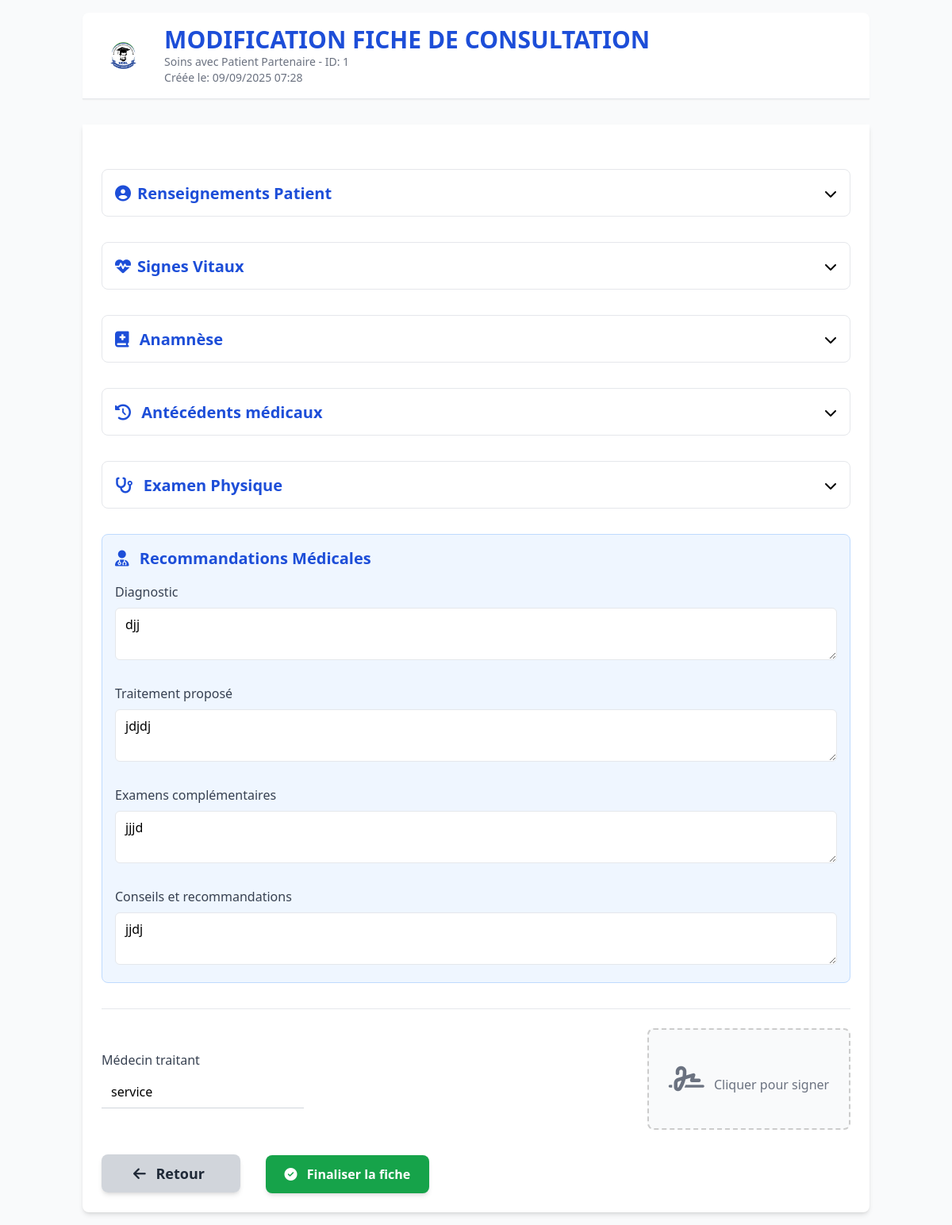
Page /consultation/patient/1/modifier/ (signed in) on the earlier database version.
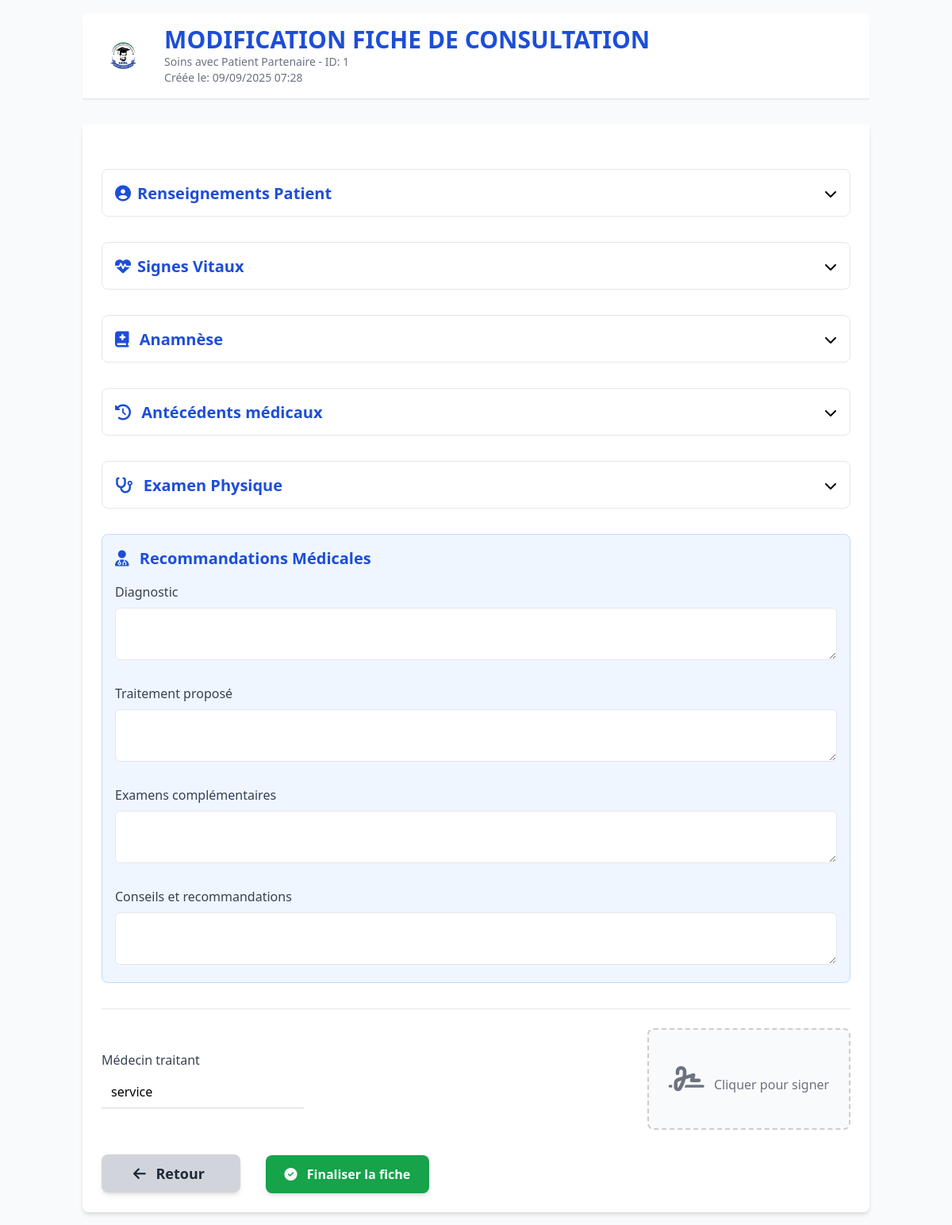
Same page on the later database version.
### chat/models.py (models this page shows, shortened)
class FicheConsultation(models.Model):
    class EtatCivil(models.TextChoices):
        CELIBATAIRE = "Célibataire", "Célibataire"
        MARIE = "Marié(e)", "Marié(e)"
        DIVORCE = "Divorcé(e)", "Divorcé(e)"
        VEUF = "Veuf(ve)", "Veuf(ve)"
    nom_hopital = models.CharField(max_length=100, blank=True, null=True)
    nom = models.CharField(max_length=100)
    postnom = models.CharField(max_length=100)
    prenom = models.CharField(max_length=100)
    date_naissance = models.DateField()
    age = models.IntegerField()
    sexe = models.CharField(max_length=10, choices=[("M", "Masculin"), ("F", "Féminin")], null=True)
    telephone = models.CharField(max_length=30)
    etat_civil = models.CharField(max_length=30, choices=EtatCivil.choices, default=EtatCivil.CELIBATAIRE)
    occupation = models.CharField(max_length=100)
    avenue = models.CharField(max_length=100)
    quartier = models.CharField(max_length=100)
    commune = models.CharField(max_length=100)
    contact_nom = models.CharField(max_length=100)
    contact_telephone = models.CharField(max_length=30)
    contact_adresse = models.CharField(max_length=255)
    date_consultation = models.DateField(auto_now_add=True)
    heure_debut = models.TimeField(blank=True, null=True)
    heure_fin = models.TimeField(blank=True, null=True)
    numero_dossier = models.CharField(max_length=50, unique=True, blank=True)
    user = models.ForeignKey(CustomUser, on_delete=models.CASCADE, related_name="fiches", null=True, blank=True)
    temperature = models.FloatField(help_text="Température en °C", null=True, blank=True)
    spo2 = models.IntegerField(help_text="Saturation en oxygène (%)", null=True, blank=True)
    poids = models.FloatField(help_text="Poids en kg", null=True, blank=True)
    tension_arterielle = models.CharField(max_length=20, help_text="Ex: 120/80", null=True, blank=True)
    pouls = models.IntegerField(help_text="Pouls (battements/minute)", null=True, blank=True)
    frequence_respiratoire = models.IntegerField(help_text="FR (mouvements/minute)", null=True, blank=True)
    patient = models.BooleanField(default=True, help_text="Le patient est-il présent ?")
    proche = models.BooleanField(default=False, help_text="Un proche est-il présent ?")
    soignant = models.BooleanField(default=False, help_text="Un soignant est-il présent ?")
    medecin = models.BooleanField(default=False, help_text="Un médecin est-il présent ?")
    autre = models.BooleanField(default=False, help_text="Un autre intervenant est-il présent ?")
    proche_lien = models.CharField(max_length=100, blank=True, null=True)
    soignant_role = models.CharField(max_length=100, blank=True, null=True)
    autre_precisions = models.CharField(max_length=100, blank=True, null=True)
    motif_consultation = models.TextField(blank=True, null=True)
    histoire_maladie = models.TextField(blank=True, null=True)
    maison_medicaments = models.BooleanField(default=False, help_text="Des médicaments sont-ils pris à la maison ?")
    pharmacie_medicaments = models.BooleanField(
        default=False, help_text="Des médicaments sont-ils pris à la pharmacie ?"
    )
    centre_sante_medicaments = models.BooleanField(
        default=False, help_text="Des médicaments sont-ils pris au centre de santé ?"
    )
    hopital_medicaments = models.BooleanField(default=False, help_text="Des médicaments sont-ils pris à l'hôpital ?")
    medicaments_non_pris = models.BooleanField(default=False, help_text="Des médicaments n'ont-ils pas été pris ?")
    details_medicaments = models.TextField(blank=True, null=True)
    cephalees = models.BooleanField(default=False, blank=True, null=True, help_text="Le patient a-t-il des céphalées ?")
    vertiges = models.BooleanField(default=False, blank=True, null=True, help_text="Le patient a-t-il des vertiges ?")
    palpitations = models.BooleanField(
        default=False, blank=True, null=True, help_text="Le patient a-t-il des palpitations ?"
    )
    troubles_visuels = models.BooleanField(
        default=False, blank=True, null=True, help_text="Le patient a-t-il des troubles visuels ?"
    )
    nycturie = models.BooleanField(default=False, blank=True, null=True, help_text="Le patient a-t-il des nycturies ?")
    hypertendu = models.BooleanField(default=False)
    diabetique = models.BooleanField(default=False)
    epileptique = models.BooleanField(default=False)
    trouble_comportement = models.BooleanField(default=False)
    gastritique = models.BooleanField(default=False)
    class Frequence(models.TextChoices):
        NON = "non", "Non"
        RAREMENT = "rarement", "Rarement"
        SOUVENT = "souvent", "Souvent"
        TRES_SOUVENT = "tres_souvent", "Très souvent"
    tabac = models.CharField(max_length=20, choices=Frequence.choices, default=Frequence.NON)
    alcool = models.CharField(max_length=20, choices=Frequence.choices, default=Frequence.NON)
    activite_physique = models.CharField(max_length=20, choices=Frequence.choices, default=Frequence.RAREMENT)
    activite_physique_detail = models.TextField(blank=True, null=True)
    alimentation_habituelle = models.TextField(blank=True, null=True)
    allergie_medicamenteuse = models.BooleanField(default=False)
    medicament_allergique = models.CharField(max_length=255, blank=True, null=True)
    familial_drepanocytaire = models.BooleanField(default=False)
    familial_diabetique = models.BooleanField(default=False)
    familial_obese = models.BooleanField(default=False)
    familial_hypertendu = models.BooleanField(default=False)
    familial_trouble_comportement = models.BooleanField(default=False)
    lien_pere = models.BooleanField(default=False)
    lien_mere = models.BooleanField(default=False)
    lien_frere = models.BooleanField(default=False)
    lien_soeur = models.BooleanField(default=False)
    class OuiNonInconnu(models.TextChoices):
        OUI = "oui", "Oui"
        NON = "non", "Non"
        INCONNU = "inconnu", "Je ne sais pas"
    evenement_traumatique = models.CharField(max_length=10, choices=OuiNonInconnu.choices, default=OuiNonInconnu.NON)
    trauma_divorce = models.BooleanField(default=False)
    trauma_perte_parent = models.BooleanField(default=False)
    trauma_deces_epoux = models.BooleanField(default=False)
    trauma_deces_enfant = models.BooleanField(default=False)
    etat_general = models.TextField(max_length=255, blank=True, null=True)
    autres_antecedents = models.TextField(max_length=255, blank=True, null=True)
    class Etat(models.TextChoices):
        CONSERVE = "Conservé", "Conservé"
        ALTERE = "Altéré", "Altéré"
    etat = models.CharField(max_length=20, choices=Etat.choices)
    par_quoi = models.TextField(max_length=255, blank=True, null=True)
    class Capacite(models.TextChoices):
        TOP = "Top", "Top"
        MOYEN = "Moyen", "Moyen"
        BAS = "Bas", "Bas"
    capacite_physique = models.CharField(max_length=20, choices=Capacite.choices)
    capacite_physique_score = models.CharField(max_length=10, blank=True, null=True)
    capacite_psychologique = models.CharField(max_length=20, choices=Capacite.choices)
    capacite_psychologique_score = models.CharField(max_length=10, blank=True, null=True)
    class OuiNon(models.TextChoices):
        OUI = "Oui", "Oui"
        NON = "Non", "Non"
    class ColorationBulbaire(models.TextChoices):
        NORMALE = "normale", "Normale"
        JAUNATRE = "jaunatre", "Jaunâtre"
        ROUGEATRE = "rougeatre", "Rougeâtre"
    class ColorationPalpebrale(models.TextChoices):
        NORMALE = "normale", "Normale"
        PALE = "pale", "Pâle"
    febrile = models.CharField(max_length=10, choices=OuiNon.choices)
    coloration_bulbaire = models.CharField(
        max_length=20, choices=ColorationBulbaire.choices, default=ColorationBulbaire.NORMALE
    )
    coloration_palpebrale = models.CharField(
        max_length=20, choices=ColorationPalpebrale.choices, default=ColorationPalpebrale.NORMALE
    )
    class Tegument(models.TextChoices):
        NORMAL = "Normal", "Normal"
        ANORMAL = "Anormal", "Anormal"
    tegument = models.CharField(max_length=20, choices=Tegument.choices)
    tete = models.TextField(blank=True, null=True)
    cou = models.TextField(blank=True, null=True)
    paroi_thoracique = models.TextField(blank=True, null=True)
    poumons = models.TextField(blank=True, null=True)
    coeur = models.TextField(blank=True, null=True)
    epigastre_hypochondres = models.TextField(blank=True, null=True)
    peri_ombilical_flancs = models.TextField(blank=True, null=True)
    hypogastre_fosses_iliaques = models.TextField(blank=True, null=True)
    membres = models.TextField(blank=True, null=True)
    colonne_bassin = models.TextField(blank=True, null=True)
    examen_gynecologique = models.TextField(blank=True, null=True)
    preoccupations = models.TextField(blank=True, null=True)
    comprehension = models.TextField(blank=True, null=True)
    attentes = models.TextField(blank=True, null=True)
    engagement = models.TextField(blank=True, null=True)
    hypothese_patient_medecin = models.TextField(
        blank=True, null=True, help_text="À quoi pensez-vous ? Hypothèse diagnostique du patient ou médecin"
    )
    analyses_proposees = models.TextField(blank=True, null=True, help_text="Analyses paracliniques que vous proposez")
    is_patient_distance = models.BooleanField(default=False)
    status = models.CharField(max_length=20, choices=STATUS_CHOICES, default=STATUS_EN_ANALYSE)
    commentaire_rejet = models.TextField(blank=True, null=True, help_text="Motif détaillé en cas de rejet")
    diagnostic = models.TextField(blank=True, null=True)
    traitement = models.TextField(blank=True, null=True)
    examen_complementaire = models.TextField(blank=True, null=True)
    recommandations = models.TextField(blank=True, null=True)
    medecin_validateur = models.ForeignKey(
        CustomUser, on_delete=models.SET_NULL, null=True, blank=True, related_name="consultations_validees"
    )
    assigned_medecin = models.ForeignKey(
        CustomUser,
        on_delete=models.SET_NULL,
        null=True,
        blank=True,
        related_name="consultations_assignees",
        help_text="Médecin assigné pour le suivi de la consultation",
    )
    date_validation = models.DateTimeField(null=True, blank=True)
    created_at = models.DateTimeField(auto_now_add=True)
    diagnostic_ia = models.TextField(blank=True, null=True)
    signature_medecin = models.FileField(
        upload_to="signatures/", blank=True, null=True, help_text="Signature du médecin pour valider la consultation"
    )
    class Meta:
        verbose_name = "Fiche de Consultation"
        verbose_name_plural = "Fiches de Consultation"
        ordering = ["-date_consultation"]

### chat/views.py (the view, shortened to what this page needs)
class FicheConsultationUpdateView(LoginRequiredMixin, View):
    def get(self, request, fiche_id):
        fiche = get_object_or_404(FicheConsultation, id=fiche_id)
        form = FicheConsultationForm(instance=fiche)
        return render(request, "chat/fiche_update.html", {"form": form, "fiche": fiche})

### chat/templates/chat/fiche_update.html (shortened to what the changed rows need)
{% load static %}
<!DOCTYPE html>
<html lang="fr">
<head>
    <script src="https://cdn.tailwindcss.com"></script>
    <link rel="stylesheet" href="https://cdnjs.cloudflare.com/ajax/libs/font-awesome/6.4.0/css/all.min.css">
</head>
<body class="bg-gray-50 font-sans">
<div class="container mx-auto p-4 max-w-5xl">
    <header class="bg-white border-b border-gray-200 shadow-sm mb-8 rounded-t-lg">
        <div class="max-w-5xl mx-auto px-4 py-4 flex items-center">
            <div>
                <h1 class="text-2xl md:text-3xl font-bold text-blue-700">MODIFICATION FICHE DE CONSULTATION</h1>
                <p class="text-gray-500 text-sm">Soins avec Patient Partenaire - ID: {{ form.instance.id }}</p>
                <p class="text-gray-500 text-sm">Créée le: {{ form.instance.created_at|date:"d/m/Y H:i" }}</p>
            </div>
        </div>
    </header>
    <form class="bg-white shadow-md rounded-b-lg p-6 space-y-8" method="POST" action="{% if form.is_patient_distance %}
                {% url 'fiche_consultation_update_distant' fiche.id %}
              {% else %}
                 {% url 'fiche_consultation_update' fiche.id %}
              {% endif %}" enctype="multipart/form-data">
        <div class="form-section border border-blue-200 rounded-lg p-4 bg-blue-50">
            <div class="mt-4 space-y-6">
                <div>
                    <label class="block text-gray-700 font-medium mb-2">Diagnostic</label>
                    <textarea name="diagnostic" class="w-full px-3 py-2 border rounded-md">{{ fiche.diagnostic|default:'' }}</textarea>
                </div>
                <div>
                    <label class="block text-gray-700 font-medium mb-2">Traitement proposé</label>
                    <textarea name="traitement" class="w-full px-3 py-2 border rounded-md">{{ fiche.traitement|default:'' }}</textarea>
                </div>
                <div>
                    <label class="block text-gray-700 font-medium mb-2">Examens complémentaires</label>
                    <textarea name="examen_complementaire" class="w-full px-3 py-2 border rounded-md">{{ fiche.examen_complementaire|default:'' }}</textarea>
                </div>
                <div>
                    <label class="block text-gray-700 font-medium mb-2">Conseils et recommandations</label>
                    <textarea name="recommandations" class="w-full px-3 py-2 border rounded-md">{{ fiche.recommandations|default:'' }}</textarea>
                </div>
            </div>
        </div>
    </form>
</div>
</body>
</html>

Differences in the rows shown:
changed FicheConsultation id 1: diagnostic "djj" → (not shown); traitement "jdjdj" → (not shown); examen_complementaire "jjjd" → (not shown); recommandations "jjdj" → (not shown)
